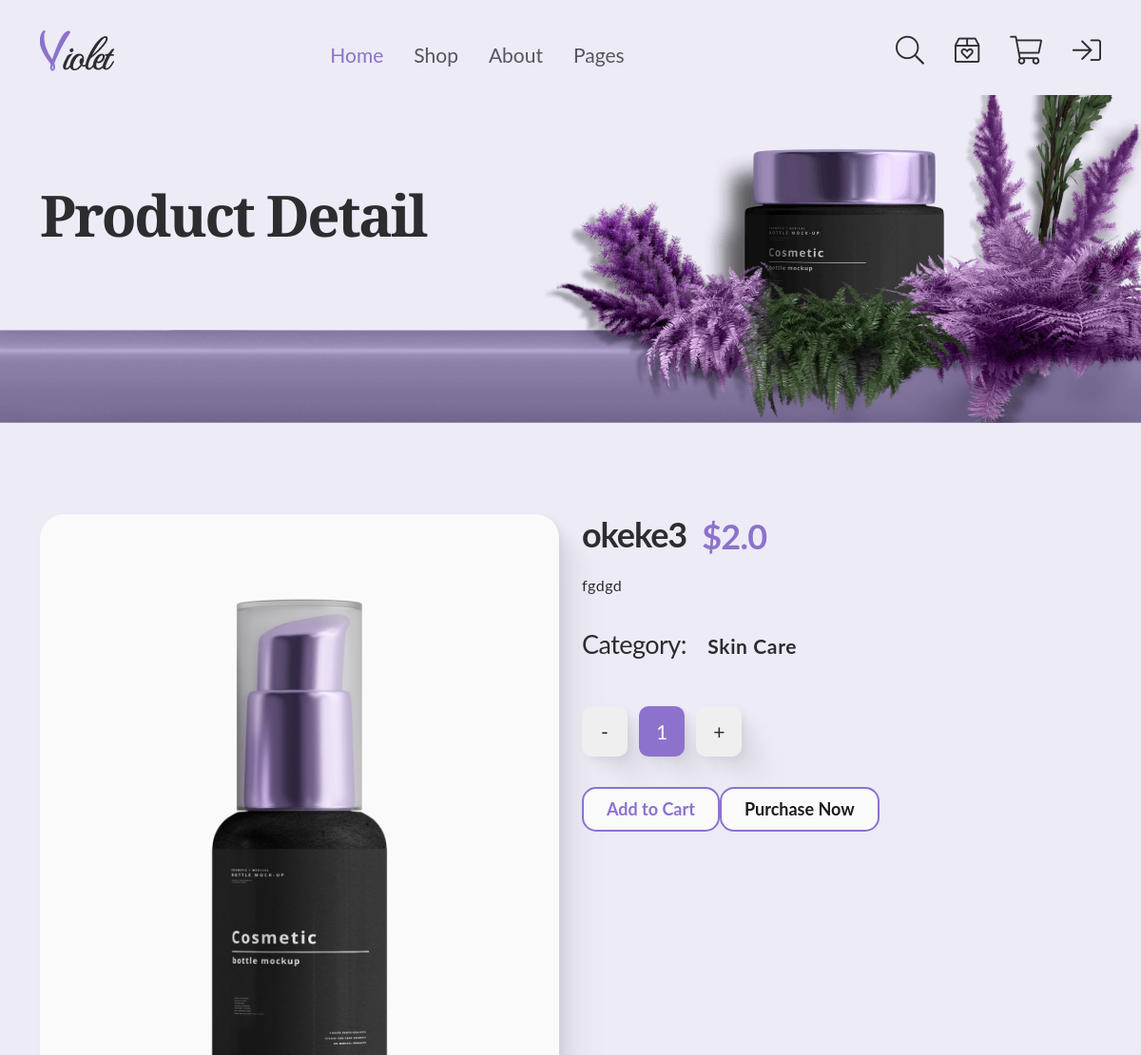
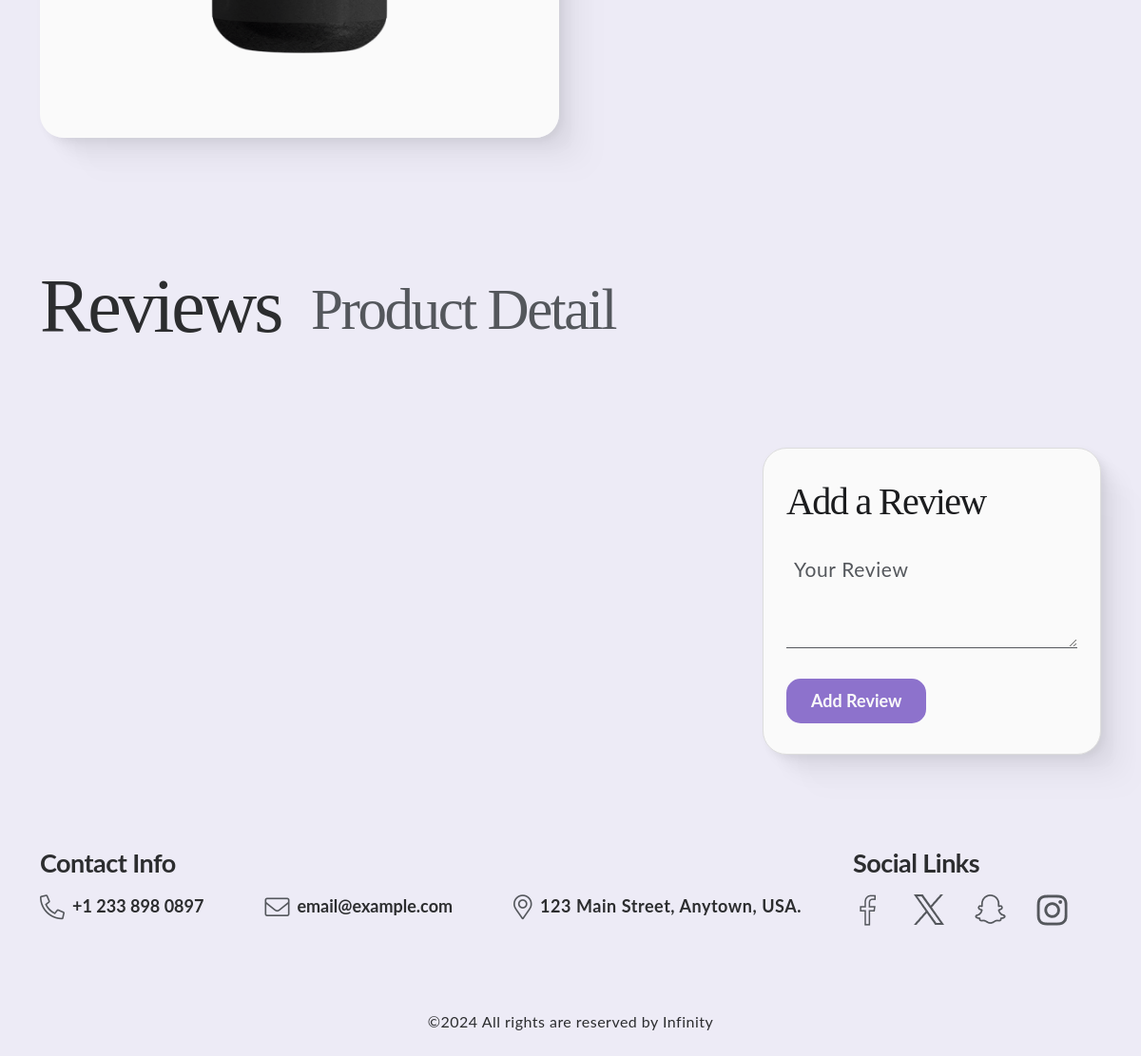
Screenshot of /product_detail/2 with the database file from the repository (2 pictures, top to bottom).
### app.py (models this page shows)
class Product(db.Model):
    id = db.Column(db.Integer, primary_key=True)
    name = db.Column(db.String(100))
    price = db.Column(db.Float)
    category = db.Column(db.String(50))
    image = db.Column(db.String(200))
    short_note = db.Column(db.Text)  # Field for short notes

### app.py (the view)
@app.route('/product_detail/<int:product_id>', methods=['GET'])
def product_detail(product_id):
    product = Product.query.get_or_404(product_id)
    page = request.args.get('page', 1, type=int)  # Default to page 1 if not provided
    reviews_per_page = 4  # Number of reviews per page
    reviews_paginated = Review.query.filter_by(product_id=product_id).paginate(
        page=page, per_page=reviews_per_page, error_out=False
    )
    return render_template(
        'product_detail.html',
        product=product,
        reviews=reviews_paginated.items,  # Paginated review items
        pagination=reviews_paginated       # Full pagination object
    )

### app.py (called while the page is built)
@app.before_request
def before_request():
    if 'cart' not in session:
        session['cart'] = {}

@app.context_processor
def cart_context():
    cart = session.get('cart', {})
    cart_count = sum(item['quantity'] for item in cart.values())
    cart_total = sum(item['price'] * item['quantity'] for item in cart.values())
    return {
        'cart': cart,
        'cart_count': cart_count,
        'cart_total': cart_total,
        'cart_item_count': len(cart)  # Add this for item count
    }

### templates/product_detail.html (shortened to what this page needs)
{% extends 'layout.html' %}
{% block product_detail %}
            <section class="page-start-banner">
                <div class="container">
                    <h2 class="title">Product Detail</h2>
                </div>
            </section>
            <section class="product-detail pt-96 pb-48">
                <div class="container">
                    <div class="row">
                        <div class="col-lg-6">
                            <div class="detail-img-block">
                                <img alt="Product image" src="{{ url_for('static', filename=product.image.replace('\\', '/')) }}">
                            </div>
                        </div>
                        <div class="col-lg-6">
                            <div class="detail">
                                <div class="d-flex mb-16">
                                    <h5 class="p-name">{{ product.name }}</h5>
                                    <h6 class="price">${{ product.price }}</h6>
                                </div>
                                <p class="mb-32">
                                    {{ product.short_note }}
                                </p>
                                <div class="features mb-32">
                                    <h6 class="title">Category: <span>{{ product.category }}</span></h6>
                                </div>
                                <div class="lower-content">
                                    <div class="quantity quantity-wrap">
                                        <input class="decrement" type="button" value="-" >
                                        <input type="text" name="quantity" value="1" maxlength="2" size="1" class="number">
                                        <input class="increment" type="button" value="+" >
                                    </div>
                                </div>
                                <div class="d-sm-flex">
                                    <a href="#" onclick="addToCart('{{ product.id }}'); return false;" class="cus-btn light cart-button">Add to Cart</a>
                                    <a href="#" class="cus-btn bordered">Purchase Now</a>
                                </div>
                            </div>
                        </div>
                            </div>
                        </div>
                    </div>
            <section class="about-products pt-48 pb-48">
                <div class="container">
                    <div class="about-product pt-5">
                        <ul class="nav nav-tabs title-btn" id="myTab" role="tablist">
                            <li class="nav-item" role="presentation">
                              <button class="nav-link active" data-bs-toggle="tab" data-bs-target="#reviews" type="button" role="tab">Reviews</button>
                            </li>
                            <li class="nav-item" role="presentation">
                                <button class="nav-link" data-bs-toggle="tab" data-bs-target="#description" type="button" role="tab">Product Detail</button>
                            </li>
                        </ul>
                        <div class="tab-content">
                            <div id="reviews" class="tab-pane in active pt-4">
                                <div class="row">
                                    <div class="col-lg-8">
                                        <div id="reviews" class="tab-pane in active pt-4">
                                        </div>
                                    </div>
                                    <div class="col-lg-4">
                                        <div class="design-block">
                                            <h6>Add a Review</h6>
                                            <form method="POST" action="{{ url_for('add_review', product_id=product.id) }}">
                                                <div class="input-group mb-32">
                                                    <textarea name="review" class="form-control" id="review" rows="3" required placeholder="Your Review"></textarea>
                                                </div>
                                                <button type="submit" class="cus-btn dark">Add Review</button>
                                            </form>
                                        </div>
                                    </div>
                                </div>
                            </div>
                        </div>
                    </div>
                </div>
            </section>
            <footer class="footer">
                <div class="container">
                    <div class="bottom-content">
                        <div class="row">
                            <div class="col-xl-9">
                                <h5 class="title">Contact Info</h5>
                                <div class="contact-row">
                                    <ul class="contact-list list-unstyled">
                                        <li><a href="tel:123456789"><i class="fal fa-phone-alt"></i>+1 233 898 0897</a></li>
                                        <li><a href="mailto:info@gmail.com"><i class="fal fa-envelope"></i>email@example.com</a></li>
                                        <li><span> <i class="fal fa-map-marker-alt"></i>123 Main Street, Anytown, USA.</span></li>
                                    </ul>
                                </div>
                            </div>
                            <div class="col-xl-3">
                                <h5 class="title">Social Links</h5>
                                <div class="contact-row">
                                    <ul class="footer-social-icon list-unstyled">
                                        <li><a href="#"><img src="{{url_for('static', filename='assets/media/icon/icon.png')}}" alt=""></a></li>
                                        <li><a href="#"><img src="{{url_for('static', filename='assets/media/icon/Vector.png')}}" alt=""></a></li>
                                        <li><a href="#"><img src="{{url_for('static', filename='assets/media/icon/Vector-1.png')}}" alt=""></a></li>
                                        <li><a href="#"><img src="{{url_for('static', filename='assets/media/icon/Vector-2.png')}}" alt=""></a></li>
                                    </ul>
                                </div>
                            </div>
                        </div>
                    </div>
                    <div class="text-center">
                        <p class="copyright">©2024 All rights are reserved by Infinity</p>
                    </div>
                </div>
            </footer>
            {% endblock product_detail %}

### templates/product_detail.html (style rules this page uses)
.design-block { margin-top: 30px; padding: 20px; background-color: #f9f9f9; border-radius: 5px; border: 1px solid #ddd; }
textarea { resize: vertical; min-height: 100px; }

### rows the page displays
Product: name "okeke3", price "2.0", short_note "fgdgd", category "Skin Care"
